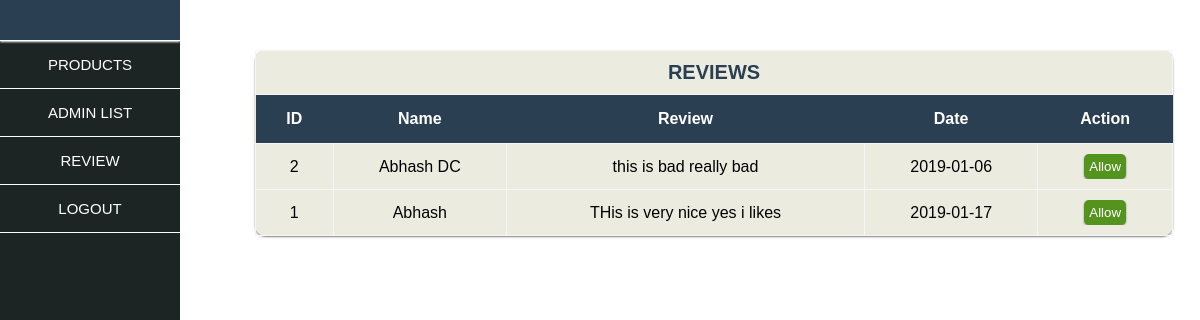
Before: /admin/review.php with the older database file.
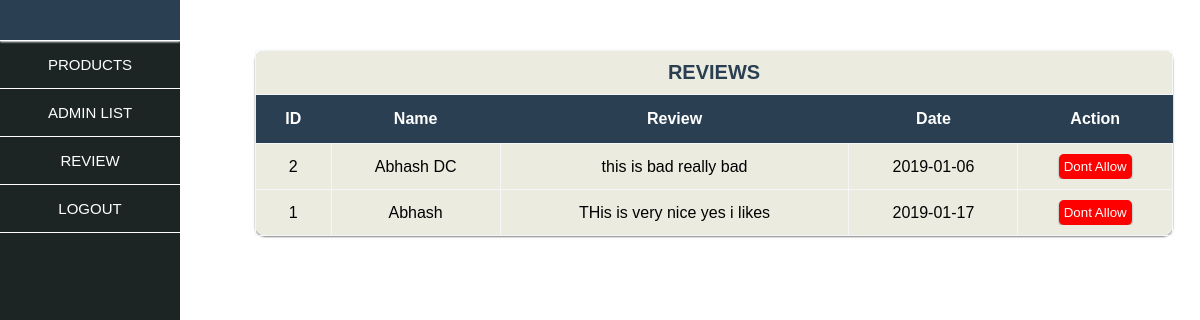
After: the same page with the newer database file.
### tables this page shows
CREATE TABLE `review` (
  `id` int(11) NOT NULL,
  `product_id` int(11) NOT NULL,
  `user_name` varchar(250) NOT NULL,
  `user_id` int(250) NOT NULL,
  `review` text NOT NULL,
  `date` date NOT NULL,
  `status` int(11) NOT NULL
);

### class/DbConfig.php (called while the page is built, shortened)
<?php
Class dbConnect
{
    public function dbConnection()
    {
         $this->db=new mysqli(DB_SERVER,DB_USERNAME,DB_PASSWORD,DB_DATABASE);
    }
}
?>

### admin/class/ClassAdminReview.php (called while the page is built, shortened)
<?php
include_once('../class/DbConfig.php');
class adminReview extends dbConnect
{
    public function showReview()
    {
        $getArray=array();
        $sql="SELECT * FROM review ORDER BY `date` ASC";
        $result=mysqli_query($this->db,$sql);
        while($var=mysqli_fetch_array($result))
        {
            $getArray[]=$var;
        }
        return $getArray;
    }
}

### admin/review.php (the view, shortened to what this page needs)
<?php include_once('include/_header.php'); ?>
<div class="grid-10">
  <?php include('include/_sidebar.php')?>
<div class="grid-85 main-content " style=" height:auto;margin-left:205px;">
  <table class="grid-9 bg-grey text-center table-radius product-table" style="padding:20px;">
    <tr>
      <td colspan="5"><p class="title">Reviews</p></td>
    </tr>
      <tr class="table-title">
          <th>
              ID
          </th>
          <th>
             Name
          </th>
          <th>
              Review
          </th>
          <th>
              Date
          </th>
          <th rowspan="1">
              Action
          </th>
      </tr>
      <?php
      $review=$rev->showReview();
      foreach($review as $reviews)
      {
      ?>
      <tr>
          <td>
              <?php echo $reviews['id']; ?>
          </td>
          <td>
             <?php echo $reviews['user_name']; ?>
          </td>
          <td>
              <?php echo $reviews['review']; ?>
          </td>
          <td>
              <?php echo $reviews['date']; ?>
          </td>
          <td rowspan="1">
              <form method="post" action="">
                  <?php if (($reviews['status'])==0){ ?>
                      <input type="submit" value="Allow" class="button success text-white">
                  <?php } else { ?>
                      <input type="submit" value="Dont Allow" class="button danger text-white">
                  <?php } ?>
              </form>
          </td>
      </tr>
    <?php }?>
  </table>
</div>
</div>
<?php include_once('include/_footer.php'); ?>

### admin/include/_header.php (shortened to what this page needs)
<!doctype html>
<html lang="en">
<head>
    <link rel="stylesheet" href="css/style.css" />
</head>
<body>
<?php
  include_once('class/ClassAdminReview.php');
  $rev=new adminReview();
?>

### admin/include/_sidebar.php
<div class="sidebar grid-15">
  <a href="#" class="sidebar-title"><?php echo $_SESSION['aname']; ?></a>
    <a class="" href="product.php">Products</a>
    <?php if(($_SESSION['type'])==0){?><a href="admins.php">Admin list</a> <?php } ?>
    <a href="review.php">Review</a>
    <a href="logout.php" class="red">Logout</a>
</div>

### admin/include/_footer.php
</body>
</html>

### admin/css/style.css (style rules this page uses)
* { margin:0px; border:0px; padding:0px; font-family:arial; overflow-x:hidden }
.grid-15 { width:15%; }
.grid-85 { width:85%; }
.grid-9 { width:90%; }
.grid-10 { width:100%; }
.bg-grey { background:#ebebe0; }
.text-center { text-align:center; }
.main-content { padding:50px 0px 20px 0px; }
.sidebar { background:#1C2524; color:white; height:800px; position:fixed; font-size:15px; font-family: arial; }
.sidebar .sidebar-title { background:#2A3F52; box-shadow:0px 1px 2px white; font-size:18px; font-weight:bolder;padding:20px; }
.sidebar a { display:block; text-decoration:none; padding:15px; //margin:10px; border:1px solid white; color:white; text-transform:uppercase; border-left:0px; border-top:0px; border-right:0px; text-align:center; }
table { border-collapse: collapse; }
.table-radius { border-radius:10px; }
.table-title { background:#2A3F52; }
.product-table { margin-left:20px; margin-bottom:20px; float:left; box-shadow:0px 1px 2px gray; margin-left:50px; }
.product-table tr th { padding:15px; color:white; }
.product-table tr td { padding:10px; border:1px solid #F5F6F7; }
.text-white { color:white; }
.button { padding:5px; border-radius:5px; box-shadow:0px 1px 2px gray; //color:white; cursor:pointer; }
.danger { background:red; color:white; }
.title { font-weight:bolder; font-size:20px; text-transform:uppercase; color:#2A3F52; }
.login-form tr th,td { padding:15px; }
.success { background:#55931F; color:white; //padding:5px; //margin:2px; }

Changed rows visible on the page:
changed review "Abhash DC": value "Allow" → "Dont Allow"
changed review "Abhash": value "Allow" → "Dont Allow"
